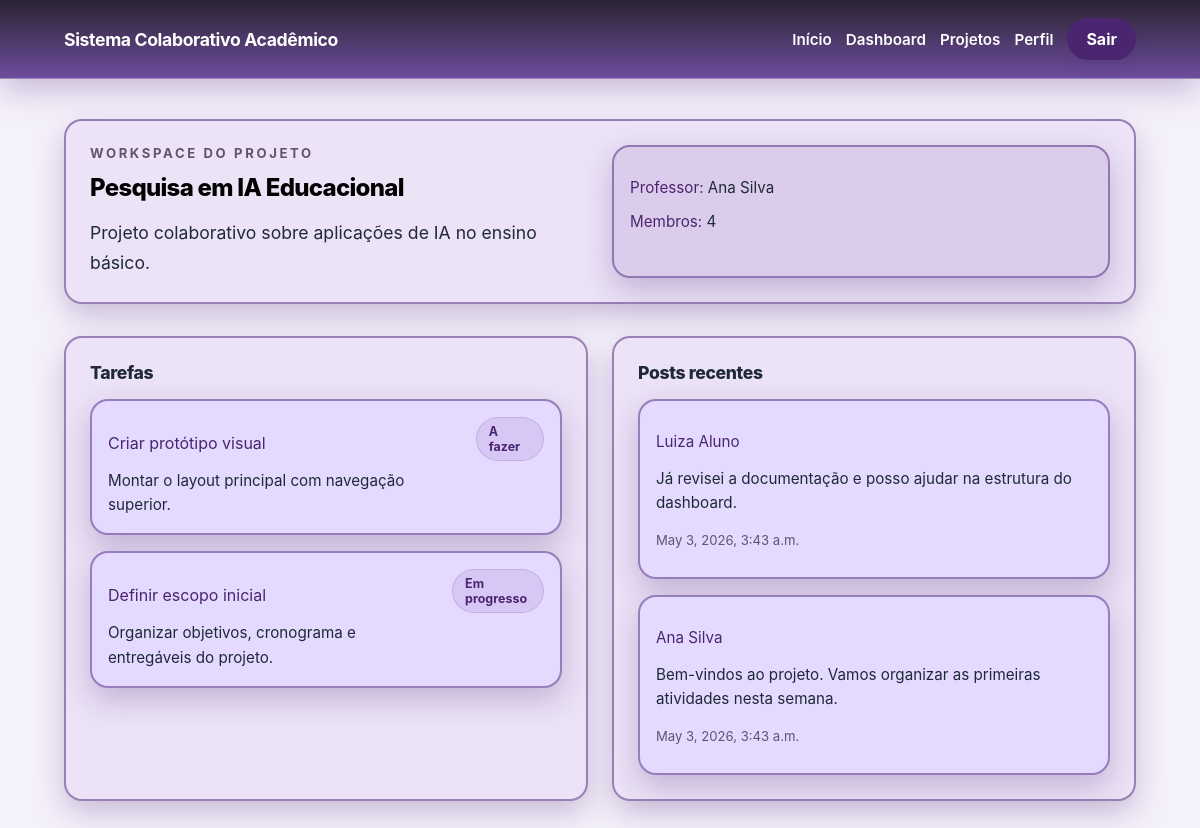
The page /projects/1/ (signed in) on the database its author committed.
### main/models.py (models this page shows, shortened)
class Project(models.Model):
    title = models.CharField(max_length=180)
    description = models.TextField()
    lead_professor = models.ForeignKey(
        settings.AUTH_USER_MODEL,
        on_delete=models.CASCADE,
        related_name='led_projects',
    )
    members = models.ManyToManyField(
        settings.AUTH_USER_MODEL,
        related_name='joined_projects',
        blank=True,
    )
    created_at = models.DateTimeField(auto_now_add=True)
    updated_at = models.DateTimeField(auto_now=True)
    class Meta:
        ordering = ['title']

class Task(models.Model):
    class Status(models.TextChoices):
        TODO = 'A fazer', 'A fazer'
        DOING = 'Em progresso', 'Em progresso'
        DONE = 'Feito', 'Feito'
    project = models.ForeignKey(Project, on_delete=models.CASCADE, related_name='tasks')
    title = models.CharField(max_length=180)
    description = models.TextField(blank=True)
    assignee = models.ForeignKey(
        settings.AUTH_USER_MODEL,
        on_delete=models.SET_NULL,
        related_name='assigned_tasks',
        null=True,
        blank=True,
    )
    created_by = models.ForeignKey(
        settings.AUTH_USER_MODEL,
        on_delete=models.CASCADE,
        related_name='created_tasks',
    )
    status = models.CharField(max_length=20, choices=Status.choices, default=Status.TODO)
    due_date = models.DateField(null=True, blank=True)
    created_at = models.DateTimeField(auto_now_add=True)
    class Meta:
        ordering = ['status', '-created_at']

class Post(models.Model):
    project = models.ForeignKey(Project, on_delete=models.CASCADE, related_name='posts')
    author = models.ForeignKey(
        settings.AUTH_USER_MODEL,
        on_delete=models.CASCADE,
        related_name='posts',
    )
    body = models.TextField()
    created_at = models.DateTimeField(auto_now_add=True)
    class Meta:
        ordering = ['-created_at']

### main/views.py (the view)
# urls.py: path('projects/<int:pk>/', ProjectDetailView.as_view(), name='project-detail'),
class ProjectDetailView(LoginRequiredMixin, DetailView):
    model = Project
    template_name = 'core/project_detail.html'
    def get_queryset(self):
        user = self.request.user
        role = get_user_role(user)
        queryset = Project.objects.select_related('lead_professor').prefetch_related(
            'members',
            'tasks__assignee',
            'posts__author',
        )
        if role == 'Administrator':
            return queryset
        if role == 'Professor':
            return queryset.filter(Q(lead_professor=user) | Q(members=user)).distinct()
        return queryset.filter(members=user)

### main/utils.py (called while the page is built)
def get_user_role(user):
    if not user.is_authenticated:
        return 'Visitante'
    group_names = {group.name for group in user.groups.all()}
    for role in ROLE_NAMES:
        if role in group_names:
            return role
    if user.is_superuser:
        return 'Administrador'
    return 'Estudante'

### main/templates/core/project_detail.html (shortened to what this page needs)
{% extends 'base.html' %}
{% block content %}
<section class="panel">
    <div class="detail-grid">
        <div>
            <p class="section-eyebrow eyebrow">Workspace do projeto</p>
            <h1 class="title-lg mt-sm">{{ object.title }}</h1>
            <p class="copy lead-text width-wide mt-md">{{ object.description }}</p>
        </div>
        <div class="card-soft card-pad-4 copy-sm">
            <p><span class="summary-label">Professor:</span> {{ object.lead_professor.get_full_name|default:object.lead_professor.username }}</p>
            <p><span class="summary-label">Membros:</span> {{ object.members.count }}</p>
        </div>
    </div>
</section>
<section class="space-top detail-grid">
    <div class="panel">
        <h2 class="title-md">Tarefas</h2>
        <div class="layout-stack mt-md">
            {% for task in object.tasks.all %}
                <article class="card card-pad-4">
                    <div class="flex-between-top">
                        <div>
                            <p class="card-title">{{ task.title }}</p>
                            <p class="copy copy-sm mt-sm">{{ task.description }}</p>
                        </div>
                        <span class="pill">{{ task.get_status_display }}</span>
                    </div>
                </article>
            {% empty %}
                <p class="muted copy-sm">Sem tarefas cadastradas.</p>
            {% endfor %}
        </div>
    </div>
    <div class="panel">
        <h2 class="title-md">Posts recentes</h2>
        <div class="layout-stack mt-md">
            {% for post in object.posts.all %}
                <article class="card card-pad-4">
                    <p class="card-title copy-sm">{{ post.author.get_full_name|default:post.author.username }}</p>
                    <p class="copy copy-sm mt-md">{{ post.body }}</p>
                    <p class="muted copy-xs mt-md">{{ post.created_at }}</p>
                </article>
            {% empty %}
                <p class="muted copy-sm">Ainda não há posts nesta turma.</p>
            {% endfor %}
        </div>
    </div>
</section>
{% endblock %}

### main/styles/style.css (style rules this page uses)
:root { --color-bg: #f5f1fb; --color-surface: #ece3f7; --color-surface-strong: #dccdf0; --color-card: #e4d9ff; --color-card-soft: #dccceb; --color-border: #5936888f; --color-text: #1f2937; --color-muted: #62546f; --color-primary: #4a2570; --color-primary-hover: #341a50; --color-accent: #7d4cab; --color-accent-soft: #eadcf8; --shadow-soft: 0 12px 30px rgba(74, 37, 112, 0.253); }
html { scroll-behavior: smooth; }
body { background: var(--color-bg); color: var(--color-text); font-family: Inter, ui-sans-serif, system-ui, -apple-system, BlinkMacSystemFont, "Segoe UI", sans-serif; margin: 0; }
.hero-grid, .detail-grid, .profile-grid { display: grid; gap: 24px; }
.hero-grid, .detail-grid { grid-template-columns: repeat(2, minmax(0, 1fr)); }
.space-top { margin-top: 32px; }
.section-title, .headline, .card-title, .accent, .field-label, .summary-label { color: var(--color-primary); }
.title-lg { margin: 0; font-size: 1.5rem; font-weight: 800; letter-spacing: -0.03em; color: rgb(0, 0, 0); }
.title-md { margin: 0; font-size: 1.1rem; font-weight: 800; letter-spacing: -0.02em; }
.copy { margin: 0; line-height: 1.6; }
.copy-sm { font-size: 0.95rem; }
.copy-xs { font-size: 0.82rem; }
.section-eyebrow, .muted { color: var(--color-muted); }
.section-eyebrow { font-size: 0.82rem; font-weight: 700; letter-spacing: 0.2em; text-transform: uppercase; }
.eyebrow { margin: 0; }
.card, .card-soft, .panel, .form-card, .hero-panel { border: 2px solid var(--color-border); border-radius: 18px; box-shadow: var(--shadow-soft); box-sizing: border-box; }
.card { background: var(--color-card); }
.card-soft { background: var(--color-card-soft); }
.panel, .form-card, .hero-panel { background: var(--color-surface); }
.hero-panel, .panel, .form-card { padding: 24px; }
.card-pad-4 { padding: 16px; }
.pill { display: inline-flex; align-items: center; justify-content: center; padding: 6px 12px; border-radius: 9999px; background: rgba(125, 76, 171, 0.12); border: 1px solid rgba(125, 76, 171, 0.2); color: var(--color-primary); font-size: 0.78rem; font-weight: 700; }
.lead-text { font-size: 1.1rem; line-height: 1.7; }
.width-wide { max-width: 48rem; }
.mt-sm { margin-top: 12px; }
.mt-md { margin-top: 16px; }
.flex-between-top { display: flex; justify-content: space-between; align-items: flex-start; gap: 16px; }
.layout-stack { display: grid; gap: 16px; }

### rows shown on the page
Project: title "Pesquisa em IA Educacional", description "Projeto colaborativo sobre aplicações de IA no ensino básico.", lead_professor.get_full_name "Ana Silva", members.count "4"
Task: title "Criar protótipo visual", description "Montar o layout principal com navegação superior.", status "A fazer"
Task: title "Definir escopo inicial", description "Organizar objetivos, cronograma e entregáveis do projeto.", status "Em progresso"
Post: author.get_full_name "Luiza Aluno", body "Já revisei a documentação e posso ajudar na estrutura do dashboard.", created_at "May 3, 2026, 3:43 a.m."
Post: author.get_full_name "Ana Silva", body "Bem-vindos ao projeto. Vamos organizar as primeiras atividades nesta semana.", created_at "May 3, 2026, 3:43 a.m."
